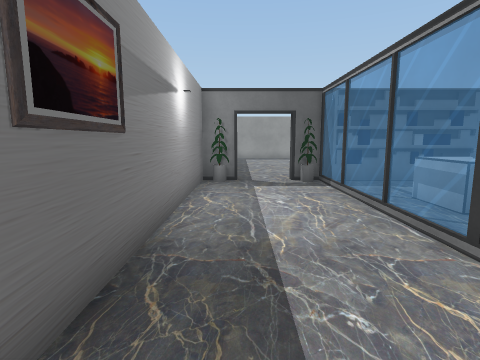
[1] (above)

20 first-person views from a walk through a 3-D level made in the Unity game engine. The camera is 1.4 m above the floor, tilts 8° down and sees 80° across. The floor is counted in squares, 0.9 m on a side. Each view is taken from the middle of a square. On the plan, view 1 faces up. The plan holds only what a view shows up to about 15 squares ahead; the rest is blank. The place goes on beyond the plan. The player is left out. Some animated figures are not drawn. Door leaves are left out, so doorways stand open. Some surface patterns are stand-ins.

[2]
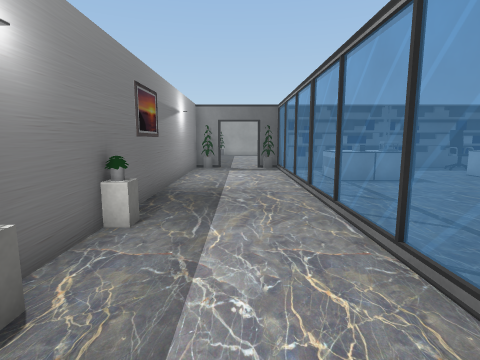

[3]
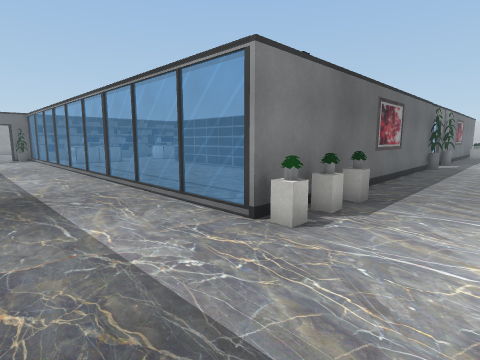

[4]
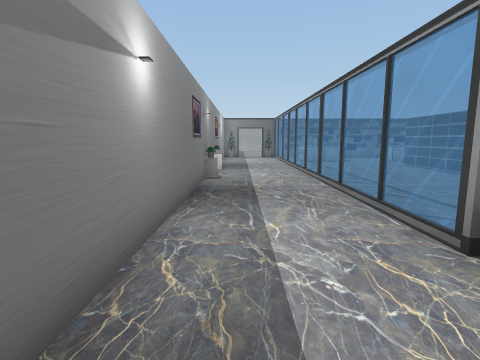

[5]
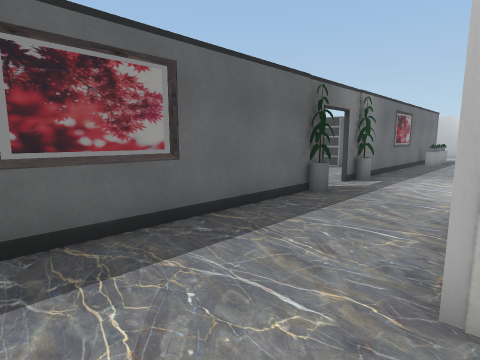

[6]
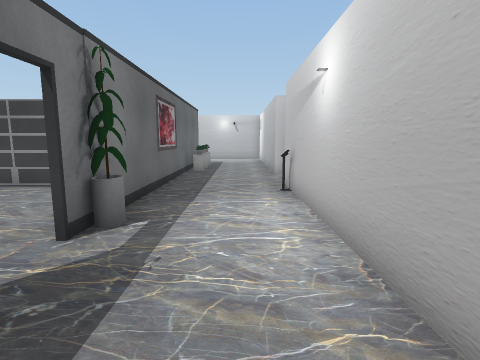

[7]
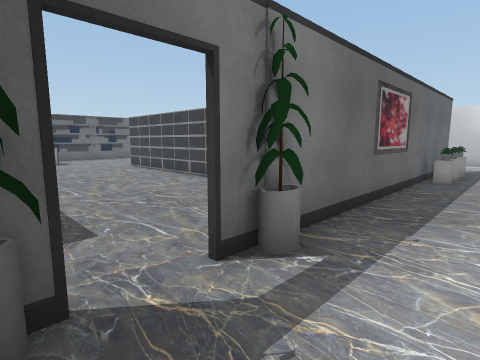

[8]
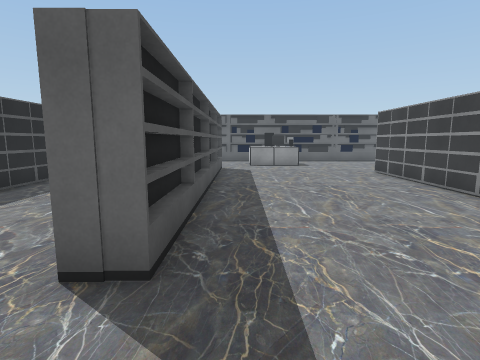

[9]
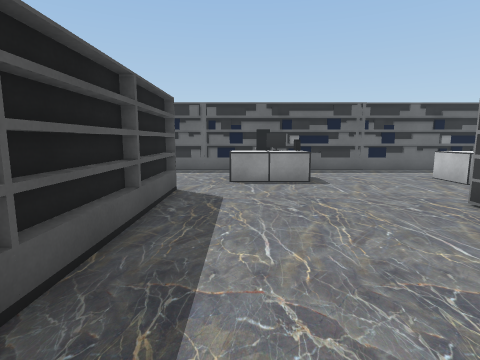

[10]
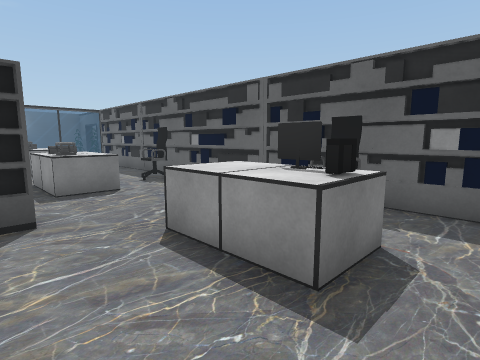

[11]
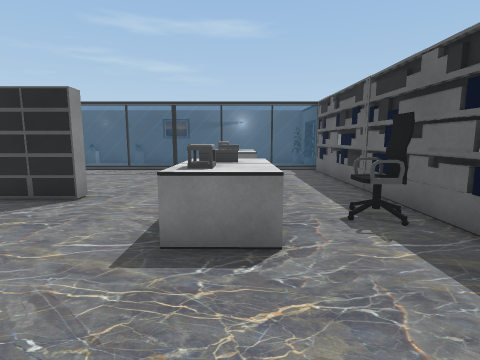

[12]
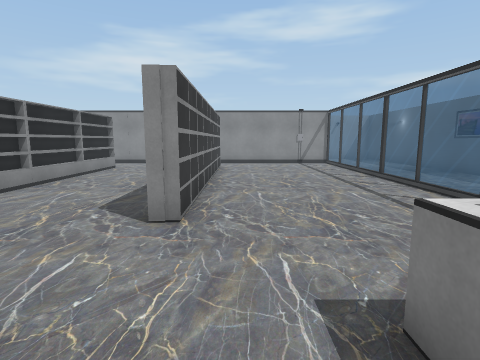

[13]
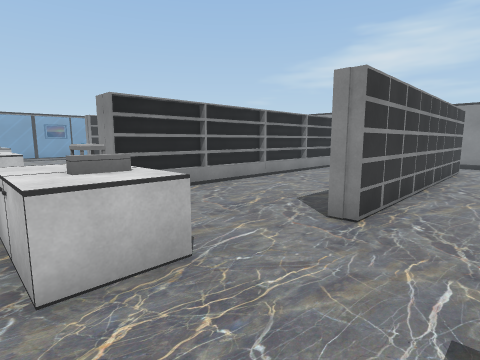

[14]
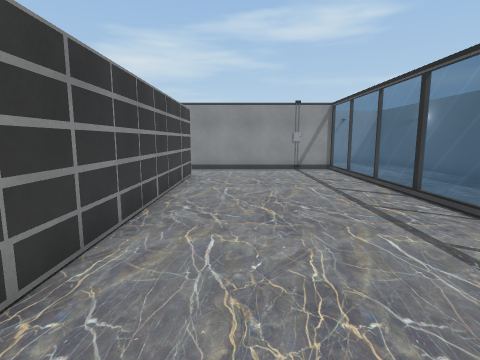

[15]
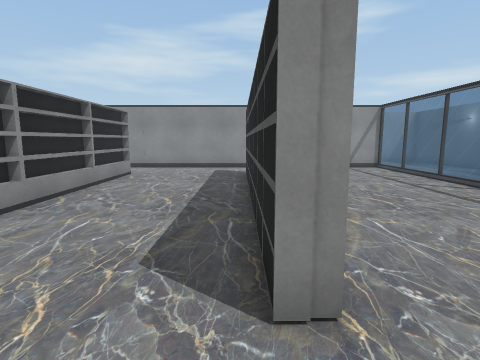

[16]
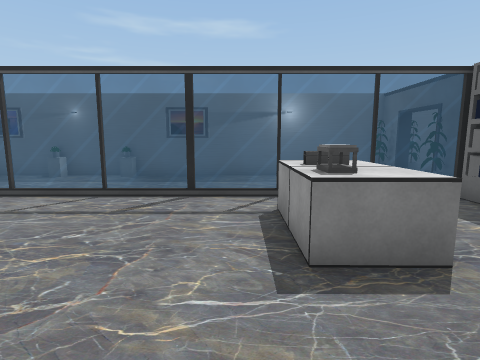

[17]
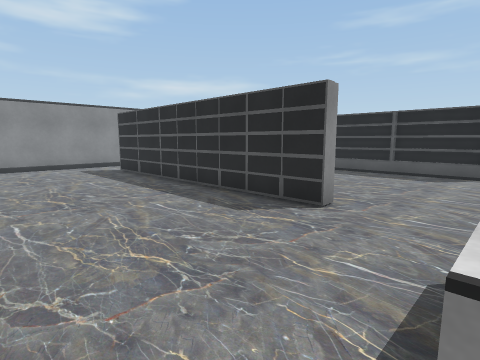

[18]
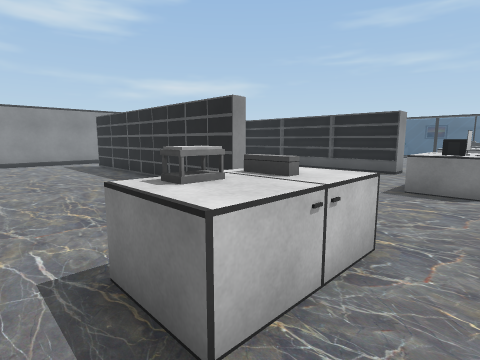

[19]
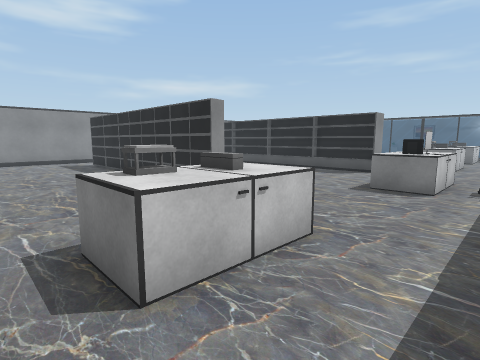

[20]
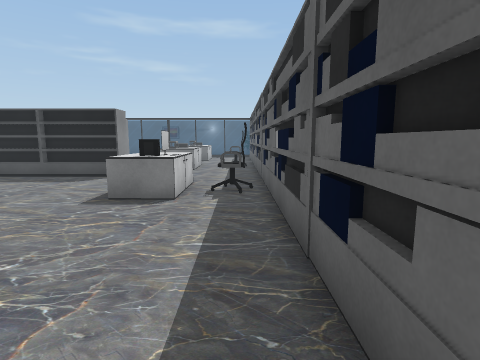

### Floor plan
Key: @ floor where view 1 was taken; # wall or solid block; . floor; D open door; = window, fence, low wall or low ledge; S shelf; C cabinet; M computer; H chair; O other object.
Columns run from 2 left of view 1 to 31 right of it. Each row starts with its distance up from view 1.
 11 ###.###  SSOOO###################
 10 #....=........HH......H......... .
  9 #....=............................
  8 #....=...............COO..........
  7 #....=.CMC...CMCC....CCM.....CMCC.
  6 #....=.CMC...CMCC............CMCC.
  5 #....=............SS..............
  4 #....=............SS..............
  3 #....=............SS..............
  2 #....=......#S....SS.......S......
  1 #....=......S.....SS.......S......
  0 #O@..=......S.....SS.......S......
 -1 #....=......#S....SS.......S.....
 -2 #....=......#.....SS.......#.....
 -3 #O...=......#.....SS.......#.....
 -4 #....=......SS....SS.......S.....
 -5 #....=......#.....SS.......#.....
 -6 #....=......#.....SS.......#.....
 -7 #....=......#.....SS.......#.....
 -8 #....=......SS....SS.......S.....
 -9 #....=.................... ......
-10 #....=...................   ....
-11 #....=##############..############
-12 #....O.OO.......................OO
-13 #.................................
-14   ...............................
-15  .......    .....................
-16            . .#    #########DDD##

Positions as (right, up) in squares from view 1, and headings:
1: (0, 0), facing up
2: (1, -5), facing up
3: (-1, -15), facing up-right
4: (0, -15), facing up
5: (9, -16), facing up-right
6: (15, -14), facing right
7: (17, -14), facing up-right
8: (18, -11), facing up
9: (19, -4), facing up
10: (23, 4), facing up-left
11: (18, 7), facing left
12: (9, 8), facing down
13: (8, 8), facing down-right
14: (8, 4), facing down
15: (11, 5), facing down
16: (11, 5), facing left
17: (31, 6), facing down-left
18: (31, 9), facing down-left
19: (31, 10), facing down-left
20: (29, 10), facing left
